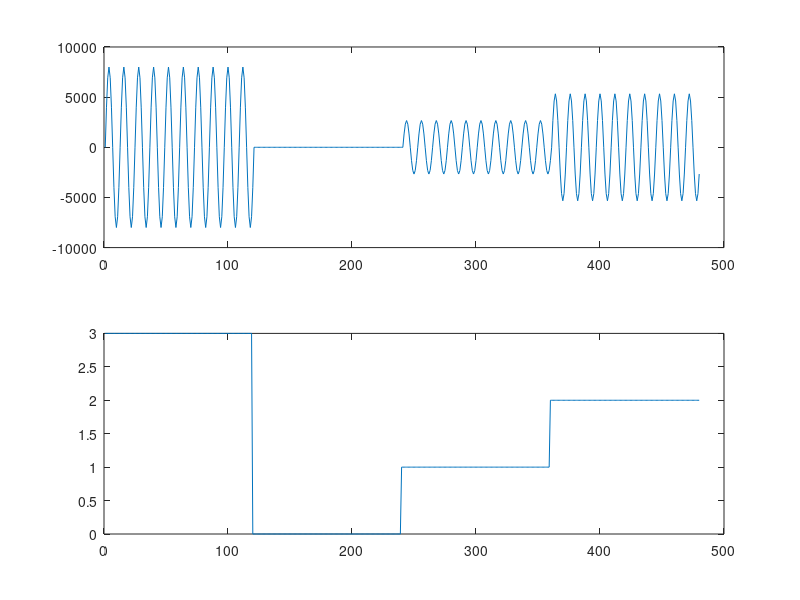

Write the MATLAB code that produced this figure.
% demodulatedulation Code
 clc;
 clear all;
 close all; 
 
fileID = fopen('output.txt','r');
formatSpec = '%f';
Modulated = fscanf(fileID,formatSpec);

mes1 = max(Modulated(40:80));
mes2 = max(Modulated(160:200));
mes3 = max(Modulated(280:320));
mes4 = max(Modulated(400:440));

demodulated(1:120) = mes1/2666;
demodulated(120:240) = mes2/2666;
demodulated(240:360) = mes3/2666;
demodulated(360:480) = mes4/2666;

figure;
subplot(2, 1, 1); title('Modulated Signal'); plot(Modulated);
subplot(2, 1, 2); title('demodulatede Modulated'); plot(demodulated);